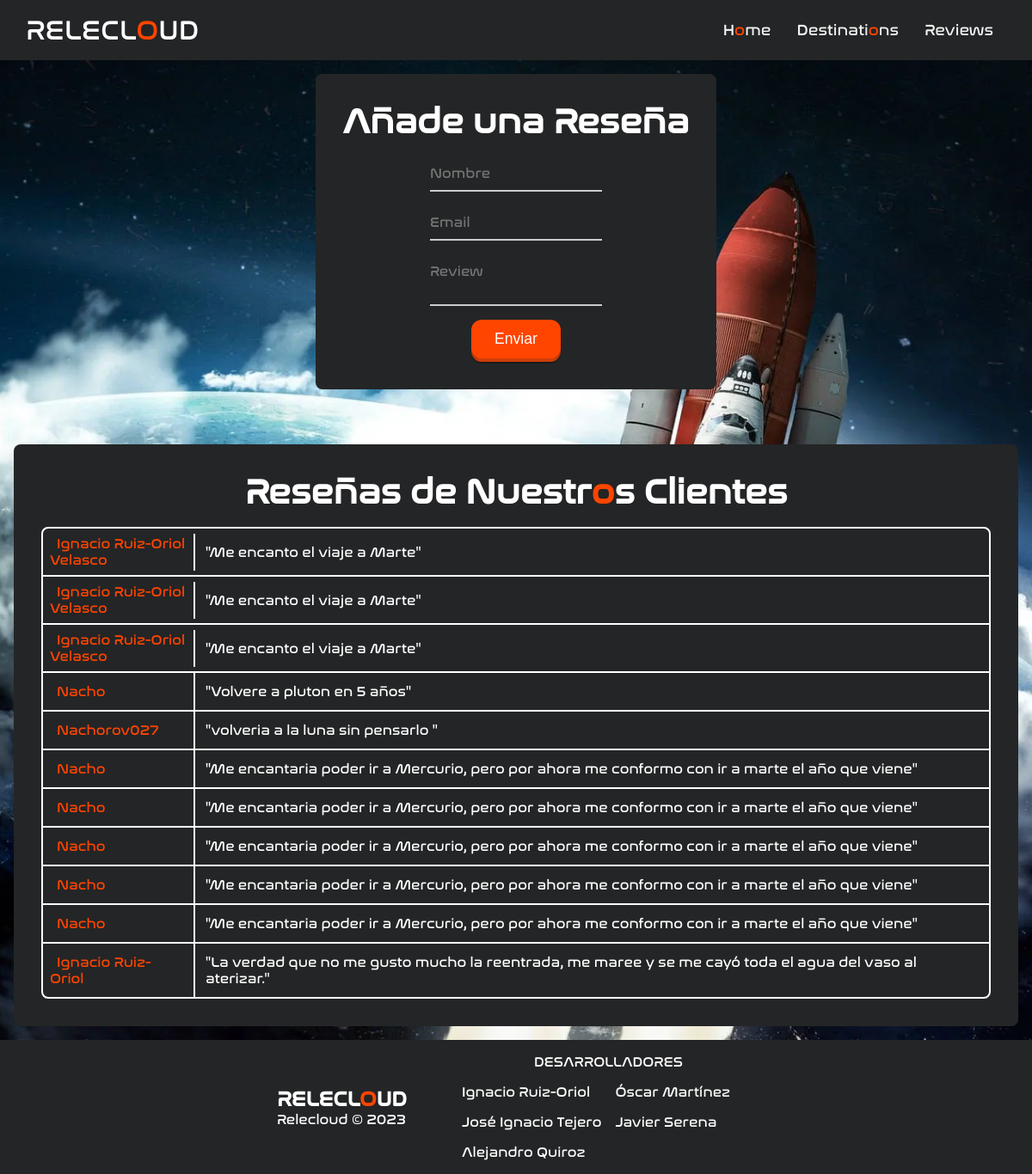
The app's page /reviews, older data.
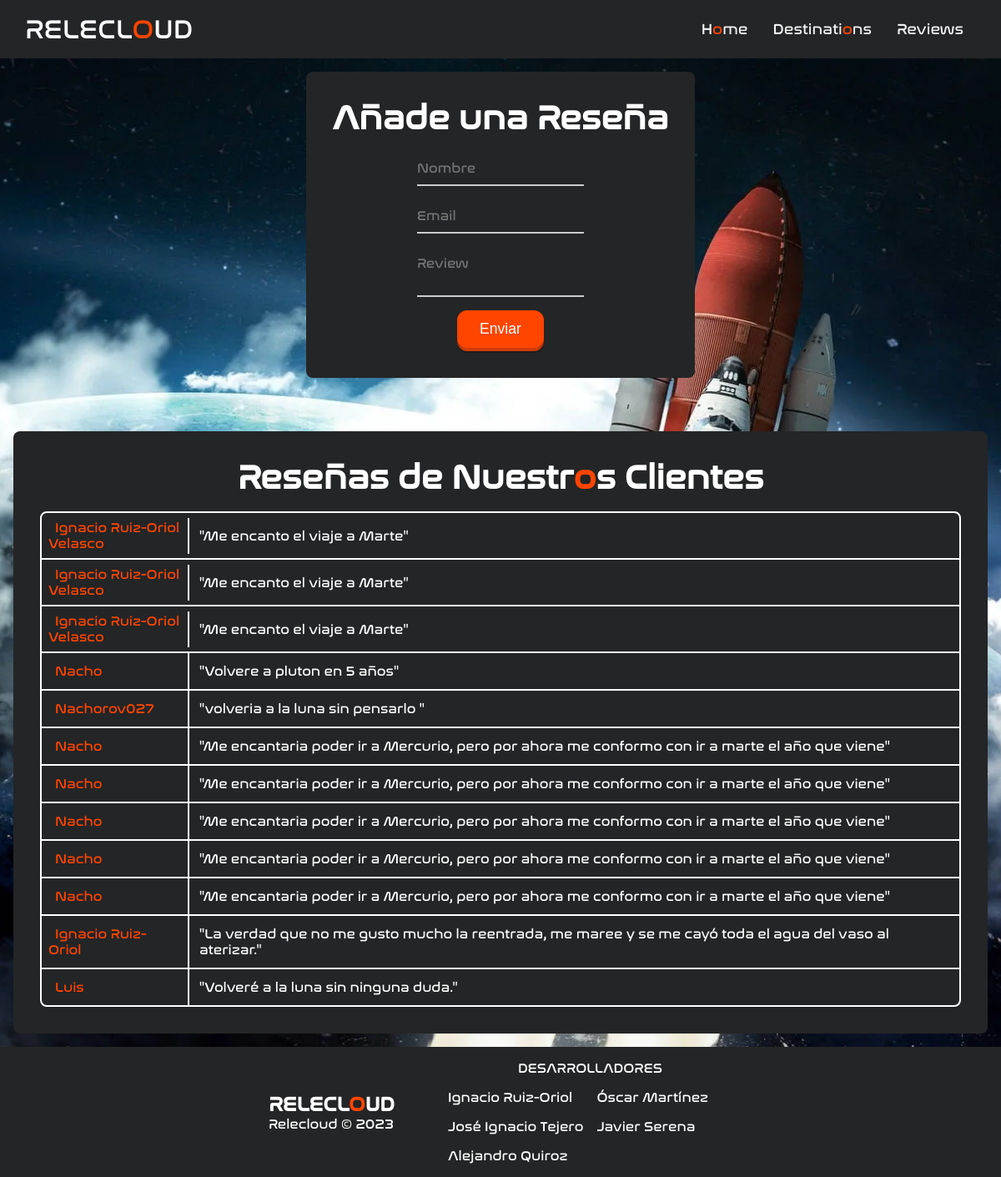
The same page, newer data.
### relecloud/models.py (models this page shows, shortened)
class Review(models.Model):
    name = models.CharField(
        unique=False,
        null = False,
        blank = False,
        max_length=50
    )
    review = models.TextField(
        unique=False,
        max_length=2000,
        null = False,
        blank = False
    )
    email = models.TextField(
        unique=False,
        max_length=254,
        null = False,
        blank = False,
    )

### relecloud/views.py (the view)
# urls.py: path('reviews', views.reviews, name='reviews'),
def reviews(request):
    reviews = models.Review.objects.all()
    return render (request, 'resenas.html', {'reviews':reviews})

### relecloud/templates/resenas.html (shortened to what this page needs)
{% load static %}
<!DOCTYPE html>
<html>
<head>
    <link href="{% static 'css/resenas.css' %}" rel="stylesheet" />
    <link href="{% static 'css/navbar.css' %}" rel="stylesheet" />
    <link href="{% static 'css/footer.css' %}" rel="stylesheet" />
    <link href="{% static 'css/common.css' %}" rel="stylesheet" />
</head>
<body>
    {% include 'common/navbar.html' %}
    <main>
        <section class="reviews">
            <div class="container">
                <h2>Añade una Reseña</h2>
                <form action="new_review" method="post">
                    <div class="input-wrapper">
                        <input class="input-box" type="text" name="name" id="name" placeholder="Nombre" autofocus>
                    </div>
                    <div class="input-wrapper">
                        <input class="input-box" type="email" name="email" id="email" placeholder="Email">
                    </div>
                    <div class="input-wrapper">
                        <textarea class="input-box" name="review" id="review" placeholder="Review"></textarea>
                    </div>
                    <button type="submit">
                        <span class="front text"> Enviar</span>
                    </button>
                </form>
            </div>
            <div class="container">
                <h2>Reseñas de Nuestr<span class="orange">o</span>s Clientes</h2>
                <ul class="resenas">
                    {% for review in reviews %}
                    <li class="resena">
                        <div class="nombre tooltip top">
                            <a href="mailto:{{review.email}}">
                                <span>{{ review.name }}</span>
                            </a>
                        </div>
                        <div class="opinion">
                            "{{ review.review }}"
                        </div>
                    </li>
                    {% endfor %}
                </ul>
            </div>
        </section>
    </main>
    {% include 'common/footer.html' %}
</body>
</html>

Row changes from the older to the newer data that the page shows:
added Review: name "Luis", review "Volveré a la luna sin ninguna duda."
